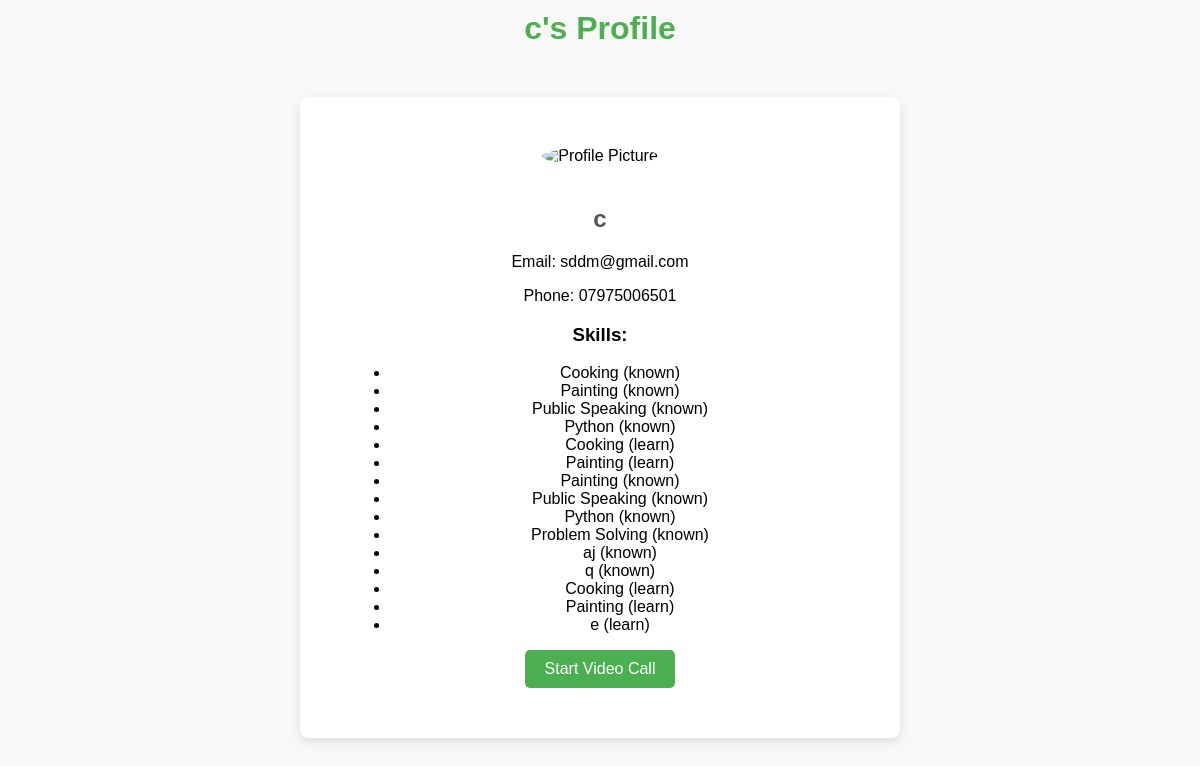
Page /profile/5 (signed in) on the committed database.
### backend/model.py (models this page shows)
class User(db.Model,UserMixin):
    id = db.Column(db.Integer, primary_key=True)
    name = db.Column(db.String(100), nullable=False)
    email = db.Column(db.String(100), unique=True, nullable=False)
    phone = db.Column(db.String(15), nullable=False)
    password = db.Column(db.String(200), nullable=False)

class Skill(db.Model):
    id = db.Column(db.Integer, primary_key=True)
    user_id = db.Column(db.Integer, db.ForeignKey('user.id'), nullable=False)
    skill_name = db.Column(db.String(100), nullable=False)
    category = db.Column(db.String(50), nullable=False)

### backend/mic.py (the view)
@app.route('/profile/<int:user_id>')
@login_required
def profile(user_id):
    user = User.query.get_or_404(user_id)
    skills = Skill.query.filter_by(user_id=user.id).all()
    return render_template('profile.html', user=user, skills=skills)

### backend/auth.py (called while the page is built)
@login_manager.user_loader
def load_user(user_id):
    if user_id is None:
        return None  # ✅ Prevents error
    return User.query.get(user_id)

### backend/templates/profile.html (shortened to what this page needs)
<!DOCTYPE html>
<html lang="en">
<head>
</head>
<body>
    <header>
        <h1>{{ user.name }}'s Profile</h1>
    </header>
    <main>
        <div class="profile-container">
            <div class="profile-pic">
                <img src="{{ url_for('static', filename='images/default-profile.png') }}" alt="Profile Picture">
            </div>
            <h2>{{ user.name }}</h2>
            <p>Email: {{ user.email }}</p>
            <p>Phone: {{ user.phone }}</p>
            <h3>Skills:</h3>
            <ul>
                {% for skill in skills %}
                    <li>{{ skill.skill_name }} ({{ skill.category }})</li>
                {% endfor %}
            </ul>
            <a href="{{ url_for('videocall') }}" class="button">Start Video Call</a>
        </div>
    </main>
</body>
</html>
</body>
</html>

### backend/templates/profile.html (style rules this page uses)
body { font-family: Arial, sans-serif; margin: 0; padding: 0; text-align: center; background-color: #f8f8f8; }
.profile-container { padding: 50px; background-color: #fff; border-radius: 8px; max-width: 500px; margin: 50px auto; box-shadow: 0 4px 10px rgba(0, 0, 0, 0.1); }
.profile-pic img { width: 150px; height: 150px; border-radius: 50%; object-fit: cover; margin-bottom: 20px; }
h1 { font-size: 2rem; color: #4CAF50; margin: 10px 0; }
h2 { font-size: 1.5rem; color: #555; }
.button { display: inline-block; padding: 10px 20px; font-size: 16px; color: white; background-color: #4CAF50; text-align: center; text-decoration: none; border-radius: 5px; transition: background-color 0.3s ease; }

### rows in the picture
User: name "c", email "sddm@gmail.com", phone "07975006501"
Skill: skill_name "Cooking", category "known"
Skill: skill_name "Painting", category "known"
Skill: skill_name "Public Speaking", category "known"
Skill: skill_name "Python", category "known"
Skill: skill_name "Cooking", category "learn"
Skill: skill_name "Painting", category "learn"
Skill: skill_name "Painting", category "known"
Skill: skill_name "Public Speaking", category "known"
Skill: skill_name "Python", category "known"
Skill: skill_name "Problem Solving", category "known"
Skill: skill_name "aj", category "known"
Skill: skill_name "q", category "known"
Skill: skill_name "Cooking", category "learn"
Skill: skill_name "Painting", category "learn"
Skill: skill_name "e", category "learn"
